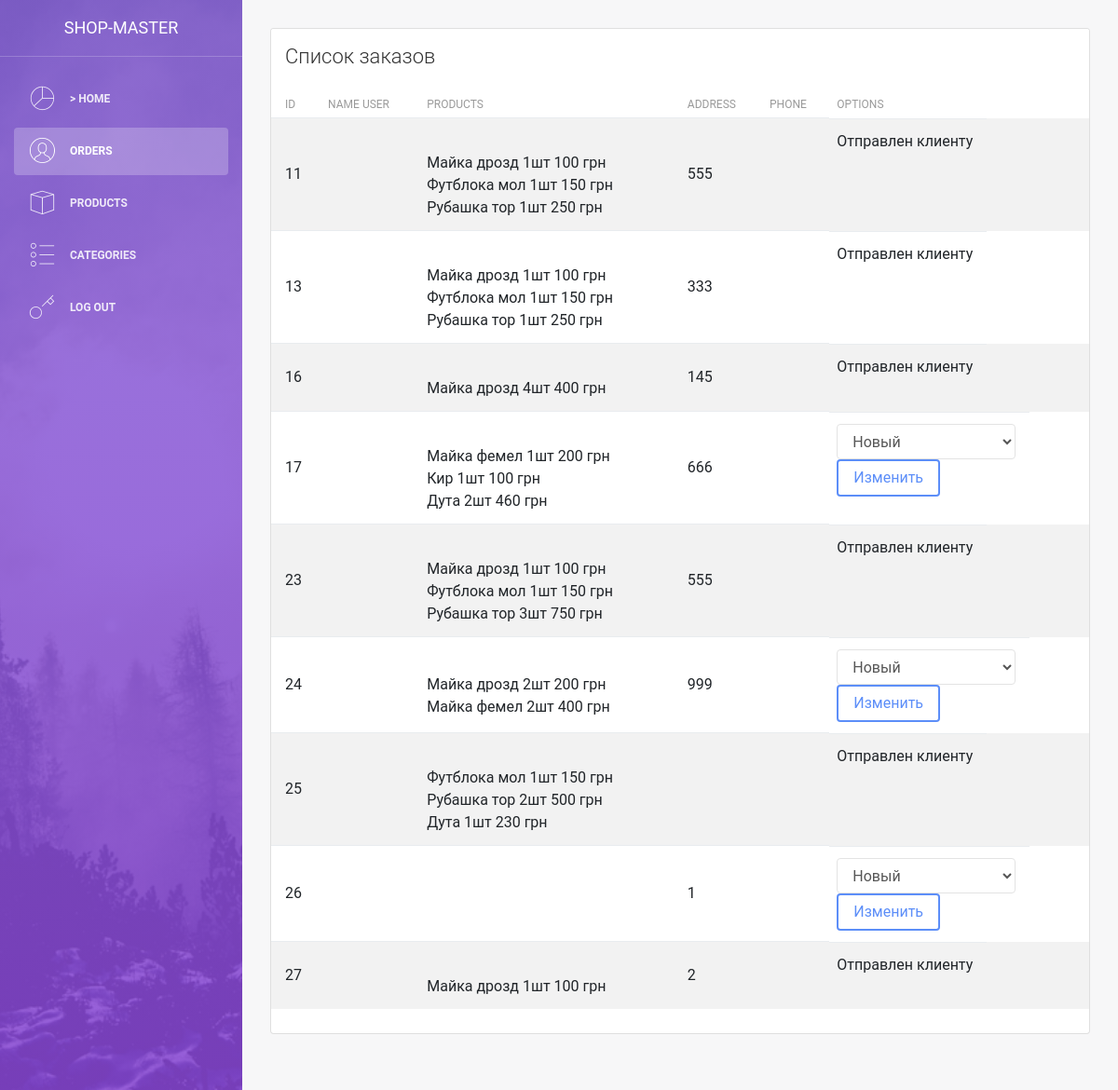
The page /admin/orders.php on the database its author committed.
### tables this page shows
CREATE TABLE `orders` (
  `id` int(11) NOT NULL,
  `user_id` int(11) NOT NULL,
  `products` text NOT NULL,
  `create_at` datetime NOT NULL DEFAULT current_timestamp(),
  `address` text NOT NULL,
  `status` varchar(255) NOT NULL
);

CREATE TABLE `products` (
  `id` int(11) NOT NULL,
  `title` varchar(255) NOT NULL,
  `description` text NOT NULL,
  `content` text NOT NULL,
  `category_id` int(11) NOT NULL,
  `image` varchar(255) NOT NULL,
  `cost` varchar(10) NOT NULL
);

### admin/orders.php (the view, shortened to what this page needs)
<?php
    include "parts/header.php";
    include $_SERVER['DOCUMENT_ROOT'] ."/configs/db.php";
 ?>
 <div class="row">
    <div class="col-md-12">
        <div class="card strpied-tabled-with-hover">
            <div class="card-header ">
                <h4 class="card-title">Список заказов</h4>
            </div>
            <div class="card-body table-full-width table-responsive">
                <table class="table table-hover table-striped">
                    <thead>
                        <th>ID</th>
                        <th>Name User</th>
                        <th>Products</th>
                        <th>Address</th>
                        <th>Phone</th>
                        <th>Options</th>
                    </thead>
                    <tbody>
                    	<?php
                    		$sql = "SELECT * FROM orders";
						    $result = $connect->query($sql);
						    while($orders = mysqli_fetch_assoc($result)) {
						    	$sqlUs = "SELECT * FROM users WHERE id=" . $orders["user_id"];
						    	$resultUs = $connect->query($sqlUs);
						    	$user = mysqli_fetch_assoc($resultUs);
						    	$userProducts = json_decode($orders['products'], true);
						    	$userProductsCount = count($userProducts['basket']);
						    	?>
						    	<tr>
		                            <td><?php echo $orders["id"]; ?></td>
		                            <td><?php echo $user['login']; ?></td>
		                            <td>
		                            	<?php
				                            for($i = 0; $i < $userProductsCount; $i++) {
										    	$sqlProducts = "SELECT * FROM products WHERE id=" . $userProducts['basket'][$i]['product_id'];
										    	$resultUserProducts = $connect->query($sqlProducts);
										    	$userProductId = mysqli_fetch_assoc($resultUserProducts);
										    	echo "<br/>";
										    	echo $userProductId['title'];
										    	echo $userProducts['basket'][$i]['count'];
										    	echo "шт ";
										    	echo $userProducts['basket'][$i]['cost'];
										    	echo "<span>грн</span>";
									    	}
			                            ?>
		                        	</td>
		                            <td><?php echo $orders['address']; ?></td>
		                            <td><?php echo $user['phone']; ?></td>
		                            <td>
		                            	<?php
		                            		if($orders['status'] == 'Новый') {
		                            			?>
		                            			<form action="modules/products/edit_status.php" method="post">
				                            	<select class="form-control" name="status">
												  <option><?php echo $orders['status'] ?></option>
												</select>
												<button type="submit" class="btn btn-primary">Изменить</button>
											</form>
											<?php
		                            		} else {
		                            			echo "Отправлен клиенту";
		                            		}
		                            	 ?>
									</td>
		                        </tr>
						    	<?php
						    }
                    	 ?>
                    </tbody>
                </table>
            </div>
        </div>
    </div>
</div>
 <?php
    include "parts/footer.php";
?>

### rows shown on the page
orders: id "11", products.title "Майка дрозд", products "1", products "100", products.title "Футблока мол", products "150", products.title "Рубашка тор", products "250", address "555", shows "Отправлен клиенту"
orders: id "13", products.title "Майка дрозд", products "1", products "100", products.title "Футблока мол", products "150", products.title "Рубашка тор", products "250", address "333", shows "Отправлен клиенту"
orders: id "16", products.title "Майка дрозд", products "4", products "400", address "145", shows "Отправлен клиенту"
orders: id "17", products.title "Майка фемел", products "1", products "200", products.title "Кир", products "100", products.title "Дута", products "2", products "460", address "666", status "Новый"
orders: id "23", products.title "Майка дрозд", products "1", products "100", products.title "Футблока мол", products "150", products.title "Рубашка тор", products "3", products "750", address "555", shows "Отправлен клиенту"
orders: id "24", products.title "Майка дрозд", products "2", products "200", products.title "Майка фемел", products "400", address "999", status "Новый"
orders: id "25", products.title "Футблока мол", products "1", products "150", products.title "Рубашка тор", products "2", products "500", products.title "Дута", products "230", shows "Отправлен клиенту"
orders: id "26", address "1", status "Новый"
orders: id "27", products.title "Майка дрозд", products "1", products "100", address "2", shows "Отправлен клиенту"
